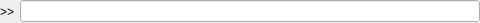
<?xml version="1.0" encoding="UTF-8"?>
<ui version="4.0">
 <class>Form</class>
 <widget class="QWidget" name="Form">
  <property name="geometry">
   <rect>
    <x>0</x>
    <y>0</y>
    <width>480</width>
    <height>23</height>
   </rect>
  </property>
  <property name="windowTitle">
   <string>Form</string>
  </property>
  <layout class="QVBoxLayout" name="verticalLayout">
   <property name="margin">
    <number>0</number>
   </property>
   <item>
    <widget class="QFrame" name="inputFrame">
     <property name="frameShape">
      <enum>QFrame::NoFrame</enum>
     </property>
     <property name="frameShadow">
      <enum>QFrame::Raised</enum>
     </property>
     <layout class="QHBoxLayout" name="horizontalLayout">
      <property name="margin">
       <number>0</number>
      </property>
      <item>
       <widget class="QLabel" name="label">
        <property name="text">
         <string>&gt;&gt;</string>
        </property>
        <property name="buddy">
         <cstring>commandInput</cstring>
        </property>
       </widget>
      </item>
      <item>
       <widget class="HistoryLineEdit" name="commandInput">
        <property name="autoFillBackground">
         <bool>true</bool>
        </property>
       </widget>
      </item>
     </layout>
    </widget>
   </item>
  </layout>
  <action name="actionGrep">
   <property name="text">
    <string>Find...</string>
   </property>
   <property name="shortcut">
    <string>Ctrl+F</string>
   </property>
  </action>
  <action name="actionPrint">
   <property name="icon">
    <iconset resource="../../../../../resources/nicos-gui.qrc">
     <normaloff>:/print</normaloff>:/print</iconset>
   </property>
   <property name="text">
    <string>&amp;Print...</string>
   </property>
  </action>
  <action name="actionSave">
   <property name="icon">
    <iconset resource="../../../../../resources/nicos-gui.qrc">
     <normaloff>:/save</normaloff>:/save</iconset>
   </property>
   <property name="text">
    <string>&amp;Save as...</string>
   </property>
   <property name="shortcut">
    <string>Ctrl+Shift+S</string>
   </property>
  </action>
 </widget>
 <customwidgets>
  <customwidget>
   <class>HistoryLineEdit</class>
   <extends>QLineEdit</extends>
   <header>nicos.clients.gui.histedit.h</header>
  </customwidget>
 </customwidgets>
 <resources>
  <include location="../../../../../resources/nicos-gui.qrc"/>
 </resources>
 <connections/>
</ui>
